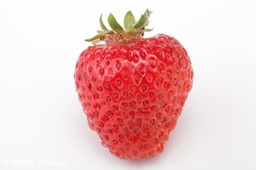
#> input picture image/strawberry.jpg, 256 x 170 px, shrunk from 500 x 333 before the run
$ python main.py
#> lines starting #> are read from the running program, lines starting #| are printed output that depends on the picture
### optargv.py
# -*- coding: utf-8 -*-
"""
Created on Thu Nov 12 09:00:28 2020
@author: Admin
该程序是用来接收命令行参数
"""


import sys, getopt

def  default_options():
    options = {
        "--image_path":"image/strawberry.jpg",
        "--level_steps":10,
        "--d":2,
        "--cfl":0.5,
        "--delta_t":0.01,
        "--max_iter":500,
        "--level_alpha":30,
        "--g_force_lambda":-1,
        "--restart_num":10,
        "--tol":1e-6,
        "--output_image":"None",
        "--iprint":10
        }
    return options

def _setopt(options):
    options.pop('-f',1)
    default =default_options()
    for k in default:
        if isinstance(default[k],(float,int)):
            if isinstance(options[k],str):
                options[k]=eval(options[k])
            if isinstance(default[k], float):
                options[k]=float(options[k])
            else:
                options[k]=int(options[k])
        else:
            options[k]=type(default[k])(options[k])
    return None
def setoptions(*,argv=None,kw=None):
    options=default_options()
    longopts=list(k[2:]+'=' for k in options)
    argv =({} if argv is None else
           dict(getopt.getopt(argv,shortopts='f',longopts=longopts)[0]))
    kw=({} if kw is None else kw)

    options.update(kw)
    options.update(argv)

    _setopt(options)

    globalnames={}
    for k,v in options.items():
        globalnames[k[2:]]=v
    return options,globalnames

### optfun.py
# -*- coding: utf-8 -*-
"""
Created on Mon Nov 23 14:54:38 2020

@author: Admin
"""


import numpy as np
import matplotlib.pyplot as plt

def initalizePhi(image,d):
    """
    Usage: use to initalize the curve
    Parameters:
        image:the image that is used to be exam
        d    :level set function,outside is +d ,inside is -d
    """
    # u=np.ones_like(image)
    # u=-d*u
    # u[0:3,:]=d;u[:,0:3]=d;u[-3:,:]=d;u[:,-3:]=d

    row=image.shape[0]
    col=image.shape[1]
    center_x=0.5*row
    center_y=0.5*col
    u=np.zeros_like(image)
    for i in range(row):
        for j in range(col):
            u[i,j]=np.sqrt((i-center_x)**2+(j-center_y)**2)-200
    return u

def reinitial2d(phi,steps):
    """
    reinitialization
    """
    row=phi.shape[0]
    col=phi.shape[1]
    h=1/(max(row,col)-1)
    eps=1e-9
    cfl=0.5
    dt=h*cfl
    dx=1/(row-1)
    dy=1/(col-1)
    for k in range(steps):
        xp,yp=forward_diff(phi)
        xn,yn=back_diff(phi)
        xp/=dx;yp/=dy;
        xn/=dx;yn/=dy;
        phi_p=np.int64(phi>0)
        phi_n=1-phi_p
        godnov_p=np.sqrt(np.maximum((np.maximum(xn,0))**2,(np.minimum(xp,0))**2)+np.maximum((np.maximum(yn,0))**2,\
                 np.minimum(yp,0)**2))
        godnov_n=np.sqrt(np.maximum((np.minimum(xn,0))**2,(np.maximum(xp,0))**2)+np.maximum((np.minimum(yn,0))**2,\
                 np.maximum(yp,0)**2))
        phi = phi-dt*phi_p*(godnov_p-1)*phi/(np.sqrt(phi**2+godnov_p**2*dx*dy+eps))\
            -dt*phi_n*(godnov_n-1)*phi/(np.sqrt(phi**2+godnov_n**2*dx*dy+eps))
    return phi


# [21 lines left out: function gradient_matrix, not called in this run]
def forward_diff(image):
    """
    Usage:use to the right difference of each point in image
          and the right difference of the first col is all zero
    """
    dx=1
    dy=1
    # [4 lines of commented-out code are left out]
    diff_x_fw=np.zeros_like(image)
    diff_x_fw[:,0:-1]=np.diff(image,1,1)/dx
    diff_x_fw[:,-1]=-image[:,-1]
    diff_y_fw=np.zeros_like(image)
    diff_y_fw[0:-1,:]=np.diff(image,1,0) /dy
    diff_y_fw[0:-1,:]=-image[-1,:]
    return diff_x_fw,diff_y_fw

def back_diff(image):
    """
    Usage:use to the left difference of each point in image
          and the left difference of the last col is all zero
    """
    dx=1
    dy=1
    # [4 lines of commented-out code are left out]
    diff_x_bc=np.zeros_like(image)
    diff_x_bc[:,1:]=np.diff(image,1,1)/dx
    diff_x_bc[:,0]=image[:,0]

    diff_y_bc=np.zeros_like(image)
    diff_y_bc[1:,:]=np.diff(image,1,0)/dy
    diff_y_bc[0,:]=image[0,:]
    return diff_x_bc,diff_y_bc

def g_force(image,g_force_lambda):
    """
    Usage:define force g function,which form is 1/(1+s),s is square of gradient image
    """
    return 1./(1+g_force_lambda*image)

def boundry_pad(image,mid,boundry_type="zero_pad"):
    """
    Usage: use to pad image boundry by the way of boundry_type.

    Parameters
    ----------
    image : s*s image matrix.
    mid : the number which each edge needs to pad.
    boundry_type : the boundry pad type. The default is "periodic".

    Returns
    -------
    (s+2*mid)*(s+2*mid) pading image matrix.

    """
    if boundry_type=="periodic":
        #填补周期边界
        observe_image=np.zeros((image.shape[0]+2*mid,image.shape[1]+2*mid))
        observe_image[0:mid,0:mid]=image[-mid:,-mid:].copy()
        observe_image[0:mid,mid:-mid]=image[-mid:,:].copy()
        observe_image[0:mid,-mid:]=image[-mid:,0:mid].copy()
        observe_image[mid:-mid,0:mid]=image[:,-mid:].copy()
        observe_image[mid:-mid,mid:-mid]=image.copy()
        observe_image[mid:-mid,-mid:]=image[:,0:mid].copy()
        observe_image[-mid:,0:mid]=image[0:mid,-mid:].copy()
        observe_image[-mid:,mid:-mid]=image[0:mid,:].copy()
        observe_image[-mid:,-mid:]=image[0:mid,0:mid].copy()
    if boundry_type=="mirror":
        observe_image=np.zeros((image.shape[0]+2*mid,image.shape[1]+2*mid))
        observe_image[0,0]=image[0,0].copy()
        observe_image[0,1:-1]=image[0,:].copy()
        observe_image[0,-1]=image[0,-1].copy()
        observe_image[1:-1,0]=image[:,0].copy()
        observe_image[1:-1,1:-1]=image.copy()
        observe_image[1:-1,-1]=image[:,-1].copy()
        observe_image[-1,0]=image[-1,0].copy()
        observe_image[-1,1:-1]=image[-1,:].copy()
        observe_image[-1,-1]=image[-1,-1].copy()
    if boundry_type=="zero_pad":
        observe_image=np.zeros((image.shape[0]+2*mid,image.shape[1]+2*mid))
        observe_image[1:-1,1:-1]=image.copy()
    return observe_image
def central_diff(image):
    """
    Usage: use to compute the central differences of each point in image
    """
    dx=1
    dy=1
    # [20 lines of commented-out code are left out]
    image_x=np.zeros_like(image)
    image_y=np.zeros_like(image)
    pad_image=boundry_pad(image,mid=1)
    for i in range(image.shape[0]):
        for j in range(image.shape[1]):
            image_x[i,j]=0.5*(pad_image[i+2,j+1]-pad_image[i,j+1])
            image_y[i,j]=0.5*(pad_image[i+1,j+2]-pad_image[i+1,j])
    return image_x,image_y
def gauss_cur(image):
    """
    Usage: use to compute the gauss curvature of each point in image

    Parameters
    ----------
    image : matrix.

    Returns
    -------
    curvature matrix and matrix which record curvature*the norm of gradent of image

    """
    # [11 lines of commented-out code are left out]
    cur_matrix=np.zeros_like(image)
    eps=1e-6
    image_center_x,image_center_y  =central_diff(image)
    norm_g=np.sqrt(image_center_x**2+image_center_y**2)
    norm_g1=norm_g+eps
    image_back_x,image_back_y      =back_diff(image)
    image_back_x/=norm_g1
    image_back_y/=norm_g1
    k1,nomatter1=forward_diff(image_back_x)
    nomatter2,k2=forward_diff(image_back_y)
    return k1+k2,norm_g


def non_osc_upwind_plus(image):
    """
    Uaage:use to compute non-oscillotary upwind discretization while c>0

    Parameters
    ----------
    image : matrix.

    Returns
    -------
    upwind matrix when c>0.

    """
    image_x_bc,image_y_bc=back_diff(image)
    image_x_fw,image_y_fw=forward_diff(image)
    upwind_plus=np.zeros_like(image)
    upwind_plus=np.maximum(image_x_bc,0)**2+np.minimum(image_x_fw,0)**2+\
                np.maximum(image_y_bc,0)**2+np.minimum(image_y_fw,0)**2
    upwind_plus=np.sqrt(upwind_plus)
    return upwind_plus

def non_osc_upwind_minus(image):
    """
    Uaage:use to compute non-oscillotary upwind discretization while c<=0

    Parameters
    ----------
    image : matrix.

    Returns
    -------
    upwind matrix when c>0.

    """
    image_x_bc,image_y_bc=back_diff(image)
    image_x_fw,image_y_fw=forward_diff(image)
    upwind_minus=np.zeros_like(image)
    upwind_minus=np.maximum(image_x_fw,0)**2+np.minimum(image_x_bc,0)**2+\
                np.maximum(image_y_fw,0)**2+np.minimum(image_y_bc,0)**2
    upwind_minus=np.sqrt(upwind_minus)
    return upwind_minus


### main.py
# -*- coding: utf-8 -*-
"""
Created on Mon Nov 23 14:49:03 2020

@author: Admin
"""


import numpy as np
import sys
import skimage
from skimage import  color
from skimage import io
import optargv
import optfun
import matplotlib.pyplot as plt

# read data from command line
if len(sys.argv) > 1 and (sys.argv[1] == "--help"or sys.argv[1] == "-h"):
    options = optargv.default_options()
    print("Usage:")
    print("      python main.py opt1=value1 opt2=value2...")
    print("      e.g python main.py --image_path=image/peppers256.png\n")
    print("Available options:default values")
    for k, v in options.items():
        print("", k, ":", v)
    sys.exit()
options, globalnames = optargv.setoptions(argv=sys.argv[1:], kw=None)
globals().update(globalnames)

#read image and convert to [0,1]
f_raw = skimage.io.imread(image_path)
#> f_raw is the input picture: shape (170, 256, 3); mean R, G, B 236.8, 196.6, 195.9
f     = color.rgb2gray(f_raw)
f     = np.asarray(f, dtype=float)
#观察图像不加噪声模糊
image=f.copy()
grad_image_x,grad_image_y=optfun.central_diff(image)
grad_image_norm_2=grad_image_x**2+grad_image_y**2

#level set method
u=optfun.initalizePhi(image,d)
#> after the loop in initalizePhi, `for i in range(row):`:
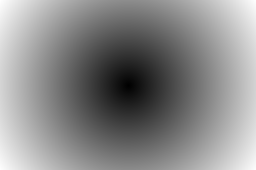
#> u: shape (170, 256) float64; min -200, max -46.35, mean -117.5; drawn with min black and max white
g_force_image=optfun.g_force(grad_image_norm_2,g_force_lambda)
grad_x_g,grad_y_g=optfun.central_diff(g_force_image)
#> after the loop in central_diff (call 2), `for i in range(image.shape[0]):`:
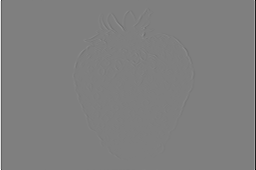
#> image_y: shape (170, 256) float64; min -0.662, max 0.663, mean -2.53e-05; drawn with min black and max white
max_grad_xg=np.maximum(grad_x_g,0)
min_grad_xg=np.minimum(grad_x_g,0)
max_grad_yg=np.maximum(grad_y_g,0)
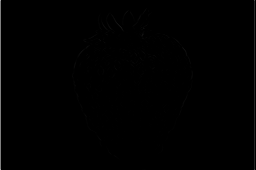
#> max_grad_yg: shape (170, 256) float64; min 0, max 0.663, mean 0.00319
min_grad_yg=np.minimum(grad_y_g,0)
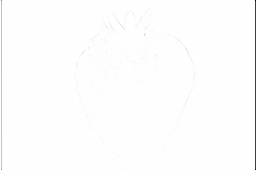
#> min_grad_yg: shape (170, 256) float64; min -0.662, max 0, mean -0.00321; drawn with min black and max white

for i in range(max_iter):
    cur_matrix,sqrt_grad_u=optfun.gauss_cur(u)
    upwind_plus               =optfun.non_osc_upwind_plus(u)
    upwind_minus               =optfun.non_osc_upwind_minus(u)
    diff_x_fw,diff_y_fw       =optfun.forward_diff(u)
    diff_x_bc,diff_y_bc       =optfun.back_diff(u)
    u_next=u+delta_t*(g_force_image*cur_matrix*sqrt_grad_u\
                      +level_alpha*g_force_image*upwind_minus+\
                max_grad_xg*diff_x_fw+min_grad_xg*diff_x_bc\
                + max_grad_yg*diff_y_fw+min_grad_yg*diff_y_bc)
    #if not output_image =="None":
    print(i)
    if np.linalg.norm(u_next-u)<tol:
        u=u_next.copy()
        break
    u=u_next.copy()
    if i%restart_num==0:
        u=optfun.reinitial2d(u,level_steps)

    if i%iprint==0:
        fig=plt.figure()
        ax=fig.add_subplot()
        ax.imshow(f,cmap='gray')
        ax.set_title("image and segment line",fontsize=20);ax.set_xticks([]);ax.set_yticks([])
        ax.contour(u,[0],colors='r',linewidth=2)
        #ax.show(block=False);ax.pause(0.01)
        fig.savefig('i'+output_image,dpi=200)
#> this loop made 500 passes
#> pass 1, in central_diff (call 3), `pad_image=boundry_pad(image,mid=1)`:
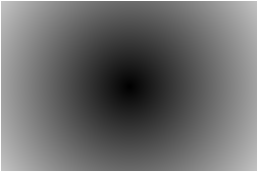
#> pad_image: shape (172, 258) float64; min -200, max 0, mean -115.2; drawn with min black and max white
#> after the loop:
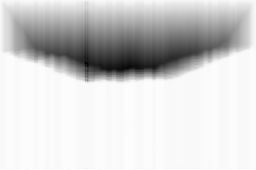
#> u: shape (170, 256) float64; min -0.199, max 0.00545, mean -0.0298; drawn with min black and max white


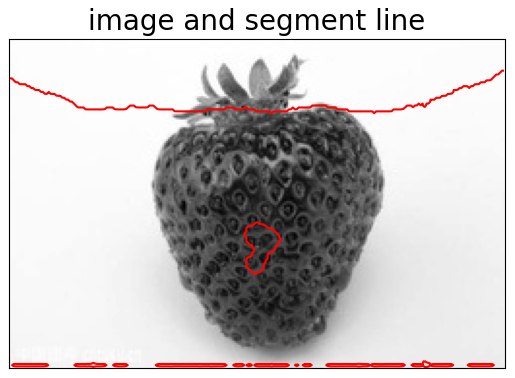
#> figure drawn by matplotlib, 1 panel
